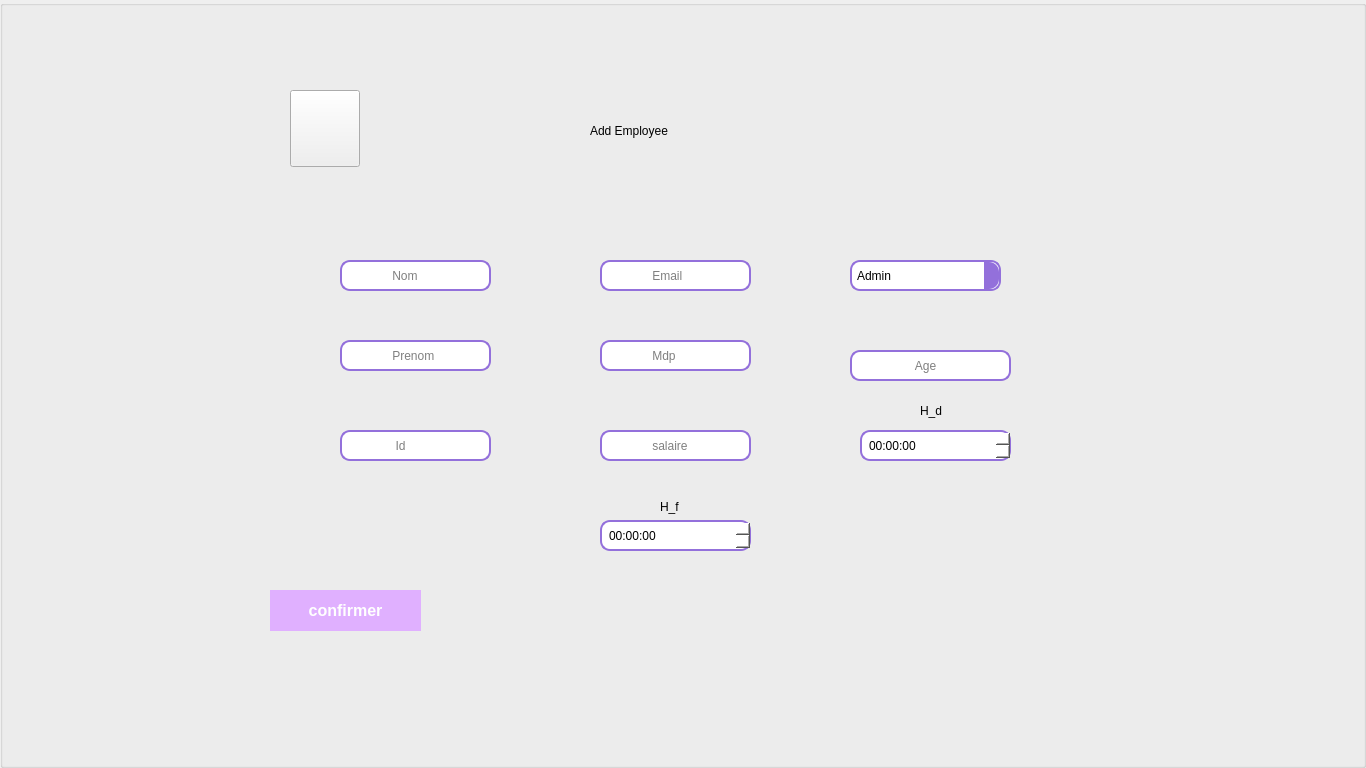
   <widget class="QGroupBox" name="ajout_employe">
    <property name="geometry">
     <rect>
      <x>0</x>
      <y>0</y>
      <width>1366</width>
      <height>768</height>
     </rect>
    </property>
    <property name="title">
     <string/>
    </property>
    <widget class="QLabel" name="hd">
     <property name="geometry">
      <rect>
       <x>920</x>
       <y>400</y>
       <width>31</width>
       <height>21</height>
      </rect>
     </property>
     <property name="styleSheet">
      <string notr="true">
font: 9pt &quot;MS Shell Dlg 2&quot;;
background-color: rgba(255, 255, 255, 0);</string>
     </property>
     <property name="text">
      <string>H_d</string>
     </property>
    </widget>
    <widget class="QLineEdit" name="prenom">
     <property name="geometry">
      <rect>
       <x>340</x>
       <y>340</y>
       <width>151</width>
       <height>31</height>
      </rect>
     </property>
     <property name="styleSheet">
      <string notr="true">QLineEdit {
    border: 2px solid #9370DB; /* Bordure mauve */
    border-radius: 10px; /* Coins arrondis */
    padding: 5px; /* Espacement interne */
    background-color: #FFFFFF; /* Couleur de fond */
    color: #000000; /* Couleur du texte */
}

QLineEdit:hover {
    border-color: #7E57C2; /* Bordure mauve foncé au survol */
}

QLineEdit:focus {
    border-color: #5E35B1; /* Bordure mauve foncé lorsqu'il est en focus */
}</string>
     </property>
     <property name="text">
      <string/>
     </property>
     <property name="placeholderText">
      <string>             Prenom</string>
     </property>
    </widget>
    <widget class="QLineEdit" name="nom">
     <property name="geometry">
      <rect>
       <x>340</x>
       <y>260</y>
       <width>151</width>
       <height>31</height>
      </rect>
     </property>
     <property name="styleSheet">
      <string notr="true">QLineEdit {
    border: 2px solid #9370DB; /* Bordure mauve */
    border-radius: 10px; /* Coins arrondis */
    padding: 5px; /* Espacement interne */
    background-color: #FFFFFF; /* Couleur de fond */
    color: #000000; /* Couleur du texte */
}

QLineEdit:hover {
    border-color: #7E57C2; /* Bordure mauve foncé au survol */
}

QLineEdit:focus {
    border-color: #5E35B1; /* Bordure mauve foncé lorsqu'il est en focus */
}</string>
     </property>
     <property name="text">
      <string/>
     </property>
     <property name="placeholderText">
      <string>             Nom</string>
     </property>
    </widget>
    <widget class="QTimeEdit" name="h_d">
     <property name="geometry">
      <rect>
       <x>860</x>
       <y>430</y>
       <width>151</width>
       <height>31</height>
      </rect>
     </property>
     <property name="styleSheet">
      <string notr="true">QTimeEdit {
    border: 2px solid #9370DB; /* Bordure mauve */
    border-radius: 10px; /* Coins arrondis */
    padding: 5px; /* Espacement interne */
    background-color: #FFFFFF; /* Couleur de fond */
    color: #000000; /* Couleur du texte */
}

QTimeEdit:hover {
    border-color: #7E57C2; /* Bordure mauve foncé au survol */
}

QTimeEdit:focus {
    border-color: #5E35B1; /* Bordure mauve foncé lorsqu'il est en focus */
}</string>
     </property>
    </widget>
    <widget class="QTimeEdit" name="h_f">
     <property name="geometry">
      <rect>
       <x>600</x>
       <y>520</y>
       <width>151</width>
       <height>31</height>
      </rect>
     </property>
     <property name="styleSheet">
      <string notr="true">QTimeEdit {
    border: 2px solid #9370DB; /* Bordure mauve */
    border-radius: 10px; /* Coins arrondis */
    padding: 5px; /* Espacement interne */
    background-color: #FFFFFF; /* Couleur de fond */
    color: #000000; /* Couleur du texte */
}

QTimeEdit:hover {
    border-color: #7E57C2; /* Bordure mauve foncé au survol */
}

QTimeEdit:focus {
    border-color: #5E35B1; /* Bordure mauve foncé lorsqu'il est en focus */
}</string>
     </property>
    </widget>
    <widget class="QComboBox" name="role">
     <property name="geometry">
      <rect>
       <x>850</x>
       <y>260</y>
       <width>151</width>
       <height>31</height>
      </rect>
     </property>
     <property name="styleSheet">
      <string notr="true">QComboBox {
    border: 2px solid #9370DB; /* Bordure mauve */
    border-radius: 10px; /* Coins arrondis */
    padding: 5px; /* Espacement interne */
    background-color: #FFFFFF; /* Couleur de fond */
    color: #000000; /* Couleur du texte */
}

QComboBox:hover {
    border-color: #7E57C2; /* Bordure mauve foncé au survol */
}

QComboBox:focus {
    border-color: #5E35B1; /* Bordure mauve foncé lorsqu'il est en focus */
}

/* Flèche du ComboBox */
QComboBox::drop-down {
    subcontrol-origin: padding;
    subcontrol-position: right center;
    width: 15px;
    border-left-width: 0px;
    border-left-color: transparent;
    border-left-style: solid; /* Utilisez 'none' si vous ne voulez pas de bordure */
    border-top-right-radius: 10px; /* Coins arrondis pour la flèche */
    border-bottom-right-radius: 10px; /* Coins arrondis pour la flèche */
    background-color: #9370DB; /* Couleur mauve pour la flèche */
    color: #FFFFFF; /* Couleur de la flèche */
}

/* Flèche du ComboBox au survol */
QComboBox::drop-down:hover {
    background-color: #7E57C2; /* Couleur mauve foncé pour la flèche au survol */
}

/* Flèche du ComboBox lorsqu'il est en focus */
QComboBox::drop-down:focus {
    background-color: #5E35B1; /* Couleur mauve foncé pour la flèche en focus */
}</string>
     </property>
     <item>
      <property name="text">
       <string>Admin</string>
      </property>
     </item>
     <item>
      <property name="text">
       <string>Rh</string>
      </property>
     </item>
     <item>
      <property name="text">
       <string>Agent</string>
      </property>
     </item>
    </widget>
    <widget class="QPushButton" name="confirmer">
     <property name="geometry">
      <rect>
       <x>270</x>
       <y>590</y>
       <width>151</width>
       <height>41</height>
      </rect>
     </property>
     <property name="styleSheet">
      <string notr="true">QPushButton {
	font: 10pt &quot;MS Shell Dlg 2&quot;;

    border: 2px solid #76B900;
    padding: 10px 20px;
    font-size: 16px;
    font-weight: bold;
    text-transform: uppercase;
    transition: background 0.3s, border 0.3s, color 0.3s;
    background-color: #E0B0FF;
    border-radius: 35px;
    border-color: #E0B0FF; /* Couleur verte transformée en mauve */
    color: rgb(255, 255, 255);
}

QPushButton:hover {
    border-radius: 25px;
    background: purple; /* Couleur noire transformée en blanc */
    color: #fff;
}

QPushButton:pressed {
    background-color: qlineargradient(x1: 0, y1: 0, x2: 1, y2: 1,
                                      stop: 0 #2E2E2E, stop: 0.5 rgb(43, 208, 31), stop: 1 #2E2E2E);
    border-color: white; /* Couleur verte transformée en mauve */
    color: #eee;
}</string>
     </property>
     <property name="text">
      <string>confirmer</string>
     </property>
    </widget>
    <widget class="QLabel" name="back">
     <property name="geometry">
      <rect>
       <x>0</x>
       <y>0</y>
       <width>1366</width>
       <height>768</height>
      </rect>
     </property>
     <property name="styleSheet">
      <string notr="true">background-image: url(:/new/prefix1/image/ajout.png);</string>
     </property>
     <property name="text">
      <string/>
     </property>
    </widget>
    <widget class="QLabel" name="titre">
     <property name="geometry">
      <rect>
       <x>590</x>
       <y>90</y>
       <width>391</width>
       <height>81</height>
      </rect>
     </property>
     <property name="styleSheet">
      <string notr="true">font: 26pt &quot;MV Boli&quot;;
background-color: rgba(255, 255, 255, 0);</string>
     </property>
     <property name="text">
      <string>Add Employee</string>
     </property>
    </widget>
    <widget class="QLabel" name="label_22">
     <property name="geometry">
      <rect>
       <x>510</x>
       <y>100</y>
       <width>64</width>
       <height>51</height>
      </rect>
     </property>
     <property name="styleSheet">
      <string notr="true">background-image: url(:/new/prefix1/image/429088998_1325860471425281_1038878447818053178_n (1).png);
background-color: rgba(255, 255, 255, 0);</string>
     </property>
     <property name="text">
      <string/>
     </property>
    </widget>
    <widget class="QLabel" name="hf">
     <property name="geometry">
      <rect>
       <x>660</x>
       <y>500</y>
       <width>47</width>
       <height>14</height>
      </rect>
     </property>
     <property name="styleSheet">
      <string notr="true">background-color: rgba(255, 255, 255, 0);</string>
     </property>
     <property name="text">
      <string>H_f</string>
     </property>
    </widget>
    <widget class="QLineEdit" name="id_employe">
     <property name="geometry">
      <rect>
       <x>340</x>
       <y>430</y>
       <width>151</width>
       <height>31</height>
      </rect>
     </property>
     <property name="styleSheet">
      <string notr="true">QLineEdit {
    border: 2px solid #9370DB; /* Bordure mauve */
    border-radius: 10px; /* Coins arrondis */
    padding: 5px; /* Espacement interne */
    background-color: #FFFFFF; /* Couleur de fond */
    color: #000000; /* Couleur du texte */
}

QLineEdit:hover {
    border-color: #7E57C2; /* Bordure mauve foncé au survol */
}

QLineEdit:focus {
    border-color: #5E35B1; /* Bordure mauve foncé lorsqu'il est en focus */
}</string>
     </property>
     <property name="text">
      <string/>
     </property>
     <property name="placeholderText">
      <string>              Id</string>
     </property>
    </widget>
    <widget class="QLineEdit" name="email">
     <property name="geometry">
      <rect>
       <x>600</x>
       <y>260</y>
       <width>151</width>
       <height>31</height>
      </rect>
     </property>
     <property name="styleSheet">
      <string notr="true">QLineEdit {
    border: 2px solid #9370DB; /* Bordure mauve */
    border-radius: 10px; /* Coins arrondis */
    padding: 5px; /* Espacement interne */
    background-color: #FFFFFF; /* Couleur de fond */
    color: #000000; /* Couleur du texte */
}

QLineEdit:hover {
    border-color: #7E57C2; /* Bordure mauve foncé au survol */
}

QLineEdit:focus {
    border-color: #5E35B1; /* Bordure mauve foncé lorsqu'il est en focus */
}</string>
     </property>
     <property name="text">
      <string/>
     </property>
     <property name="placeholderText">
      <string>             Email</string>
     </property>
    </widget>
    <widget class="QLineEdit" name="salaire">
     <property name="geometry">
      <rect>
       <x>600</x>
       <y>430</y>
       <width>151</width>
       <height>31</height>
      </rect>
     </property>
     <property name="styleSheet">
      <string notr="true">QLineEdit {
    border: 2px solid #9370DB; /* Bordure mauve */
    border-radius: 10px; /* Coins arrondis */
    padding: 5px; /* Espacement interne */
    background-color: #FFFFFF; /* Couleur de fond */
    color: #000000; /* Couleur du texte */
}

QLineEdit:hover {
    border-color: #7E57C2; /* Bordure mauve foncé au survol */
}

QLineEdit:focus {
    border-color: #5E35B1; /* Bordure mauve foncé lorsqu'il est en focus */
}</string>
     </property>
     <property name="text">
      <string/>
     </property>
     <property name="placeholderText">
      <string>             salaire</string>
     </property>
    </widget>
    <widget class="QLineEdit" name="age">
     <property name="geometry">
      <rect>
       <x>850</x>
       <y>350</y>
       <width>161</width>
       <height>31</height>
      </rect>
     </property>
     <property name="styleSheet">
      <string notr="true">QLineEdit {
    border: 2px solid #9370DB; /* Bordure mauve */
    border-radius: 10px; /* Coins arrondis */
    padding: 5px; /* Espacement interne */
    background-color: #FFFFFF; /* Couleur de fond */
    color: #000000; /* Couleur du texte */
}

QLineEdit:hover {
    border-color: #7E57C2; /* Bordure mauve foncé au survol */
}

QLineEdit:focus {
    border-color: #5E35B1; /* Bordure mauve foncé lorsqu'il est en focus */
}</string>
     </property>
     <property name="text">
      <string/>
     </property>
     <property name="placeholderText">
      <string>                 Age</string>
     </property>
    </widget>
    <widget class="QLineEdit" name="mdp">
     <property name="geometry">
      <rect>
       <x>600</x>
       <y>340</y>
       <width>151</width>
       <height>31</height>
      </rect>
     </property>
     <property name="styleSheet">
      <string notr="true">QLineEdit {
    border: 2px solid #9370DB; /* Bordure mauve */
    border-radius: 10px; /* Coins arrondis */
    padding: 5px; /* Espacement interne */
    background-color: #FFFFFF; /* Couleur de fond */
    color: #000000; /* Couleur du texte */
}

QLineEdit:hover {
    border-color: #7E57C2; /* Bordure mauve foncé au survol */
}

QLineEdit:focus {
    border-color: #5E35B1; /* Bordure mauve foncé lorsqu'il est en focus */
}</string>
     </property>
     <property name="text">
      <string/>
     </property>
     <property name="placeholderText">
      <string>             Mdp</string>
     </property>
    </widget>
    <widget class="QLabel" name="label_15">
     <property name="geometry">
      <rect>
       <x>290</x>
       <y>90</y>
       <width>70</width>
       <height>77</height>
      </rect>
     </property>
     <property name="styleSheet">
      <string notr="true">background-image: url(:/new/prefix1/image/flesh (1).png);
background-color: rgba(255, 255, 255, 0);</string>
     </property>
     <property name="text">
      <string/>
     </property>
    </widget>
    <widget class="QPushButton" name="boutonretour_ajoutemploye">
     <property name="geometry">
      <rect>
       <x>290</x>
       <y>90</y>
       <width>70</width>
       <height>77</height>
      </rect>
     </property>
     <property name="styleSheet">
      <string notr="true">QPushButton {
    border-radius: 50%; /* 50% pour un bouton rond */
    background-color: transparent; /* Fond transparent */
    color: white; /* Couleur du texte */
}
background-color: rgba(255, 255, 255, 0);</string>
     </property>
     <property name="text">
      <string/>
     </property>
    </widget>
    <zorder>back</zorder>
    <zorder>hd</zorder>
    <zorder>prenom</zorder>
    <zorder>nom</zorder>
    <zorder>h_d</zorder>
    <zorder>h_f</zorder>
    <zorder>role</zorder>
    <zorder>confirmer</zorder>
    <zorder>titre</zorder>
    <zorder>label_22</zorder>
    <zorder>hf</zorder>
    <zorder>id_employe</zorder>
    <zorder>email</zorder>
    <zorder>salaire</zorder>
    <zorder>age</zorder>
    <zorder>mdp</zorder>
    <zorder>label_15</zorder>
    <zorder>boutonretour_ajoutemploye</zorder>
   </widget>
